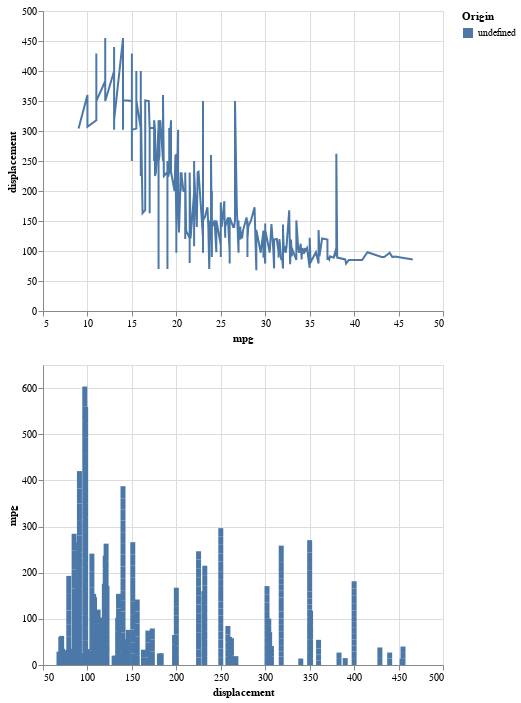

The notebook cell this image was saved under:
### Code cell
line & bars

### Figure 1 — Vega-Lite specification as saved in the notebook (floating-point values rounded to 4 significant figures; data arrays with more than 128 entries replaced by an {"elided": "..."} marker saying what was removed)
{"config": {"view": {"continuousWidth": 400, "continuousHeight": 300}}, "vconcat": [{"mark": "line", "encoding": {"x": {"field": "mpg", "type": "quantitative"}, "y": {"field": "displacement", "type": "quantitative"}}}, {"mark": "bar", "encoding": {"color": {"field": "Origin", "type": "nominal"}, "x": {"field": "displacement", "type": "quantitative"}, "y": {"field": "mpg", "type": "quantitative"}}}], "data": {"name": "data-4766f396ec9ac170016b09afb643730f"}, "$schema": "https://vega.github.io/schema/vega-lite/v4.17.0.json", "datasets": {"data-4766f396ec9ac170016b09afb643730f": {"elided": "398 records"}}}
